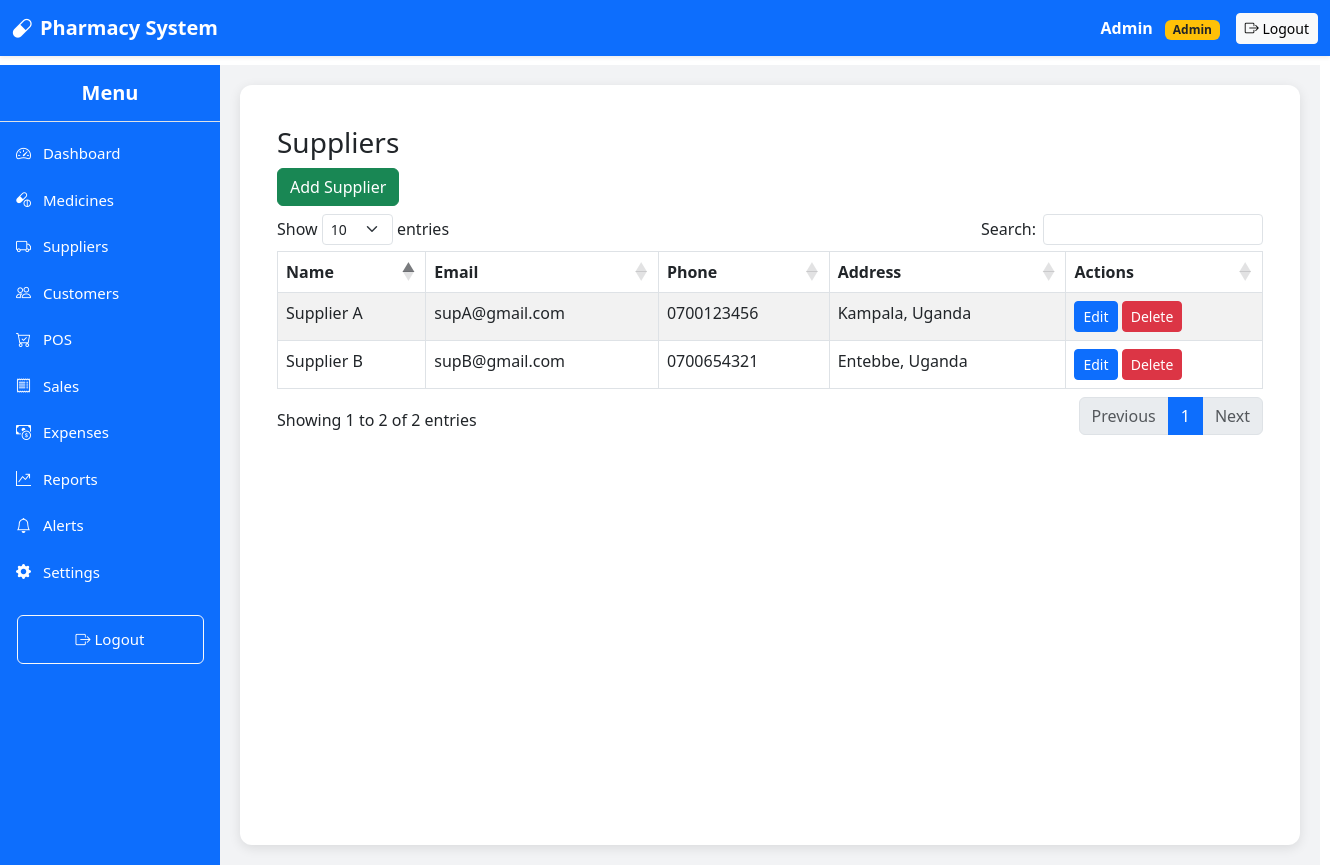
Page /suppliers.php (signed in) on the committed database.
### tables this page shows
CREATE TABLE IF NOT EXISTS suppliers (
    id INT AUTO_INCREMENT PRIMARY KEY,
    name VARCHAR(100) NOT NULL,
    email VARCHAR(100),
    phone VARCHAR(20),
    address VARCHAR(255),
    created_at TIMESTAMP DEFAULT CURRENT_TIMESTAMP
);

### suppliers.php (the view, shortened to what this page needs)
<?php
require 'db.php';
$suppliers = $pdo->query("SELECT * FROM suppliers")->fetchAll(PDO::FETCH_ASSOC);
?>
<!doctype html>
<html lang="en">
<head>
<link href="https://cdn.jsdelivr.net/npm/bootstrap@5.3.0/dist/css/bootstrap.min.css" rel="stylesheet">
<link rel="stylesheet" href="https://cdn.datatables.net/1.13.5/css/dataTables.bootstrap5.min.css">
<link href="https://cdn.jsdelivr.net/npm/bootstrap-icons@1.10.5/font/bootstrap-icons.css" rel="stylesheet">
<link href="https://cdn.jsdelivr.net/npm/bootstrap@5.3.0/dist/css/bootstrap.min.css" rel="stylesheet">
</head>
<body>
  <?php include 'topbar.php'; ?>
<div class="d-flex">
  <?php include 'sidebar.php'; ?>
<div class="content-wrapper">
   <div class="content-inner">
<div class="container mt-3">
<h3>Suppliers</h3>
<button class="btn btn-success mb-2" data-bs-toggle="modal" data-bs-target="#addSupplierModal">Add Supplier</button>
<table class="table table-striped table-bordered" id="suppliersTable">
<thead><tr><th>Name</th><th>Email</th><th>Phone</th><th>Address</th><th>Actions</th></tr></thead>
<tbody>
<?php foreach($suppliers as $s): ?>
<tr>
<td><?= $s['name'] ?></td>
<td><?= $s['email'] ?></td>
<td><?= $s['phone'] ?></td>
<td><?= $s['address'] ?></td>
<td>
<button class="btn btn-sm btn-primary">Edit</button>
<button class="btn btn-sm btn-danger">Delete</button>
</td>
</tr>
<?php endforeach; ?>
</tbody>
</table>
</div>
</div>
</body>
</html>

### suppliers.php (style rules this page uses)
body { overflow-x: hidden; }

### topbar.php (style rules this page uses)
body { padding-top: 65px; }

### sidebar.php (style rules this page uses)
.content-wrapper { margin-left: 260px; padding: 30px; min-height: 100vh; max-width: 1100px; background: #f2f3f5; display: flex; justify-content: center; }
.content-inner { width: 1500px; max-width: 1500px; background: #ffffff; padding: 25px; border-radius: 12px; box-shadow: 0 3px 12px rgba(0,0,0,0.1); }
.content-wrapper { margin-left: 220px; padding: 20px; transition: margin-left .3s; }

### rows in the picture
suppliers: name "Supplier A", email "supA@gmail.com", phone "0700123456", address "Kampala, Uganda"
suppliers: name "Supplier B", email "supB@gmail.com", phone "0700654321", address "Entebbe, Uganda"

### other values in the picture
$_SESSION['name'] "Admin"
$_SESSION['role'] "Admin"
